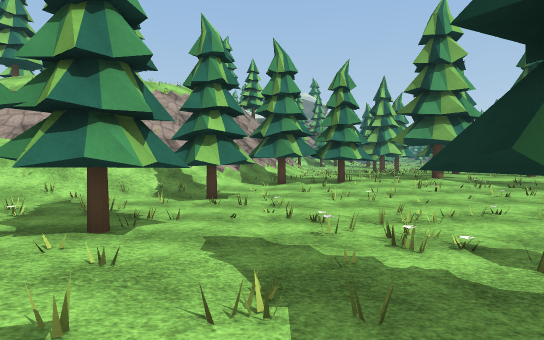
View 1 (above)

17 first-person views from a walk through a 3-D level made in the Unity game engine. The camera is 1.3 m above the floor, tilts 2° down and sees 80° across. The floor is counted in squares, 2 m on a side. Each view is taken from the middle of a square. On the plan, view 1 faces up. The plan holds only what a view shows up to about 10 squares ahead; the rest is blank. The place goes on beyond the plan. Surface patterns are stand-ins for the level's own textures.

View 2
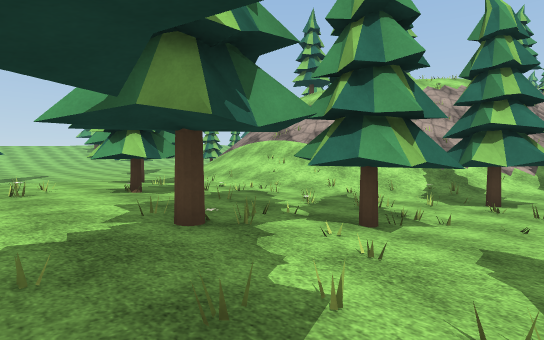

View 3
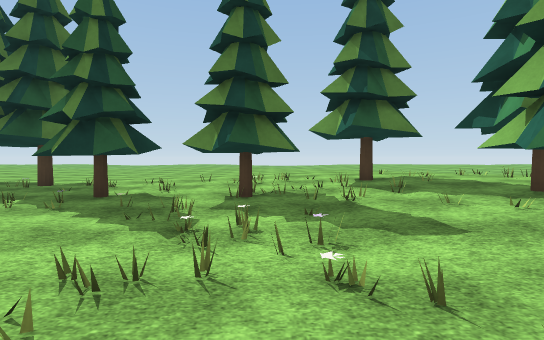

View 4
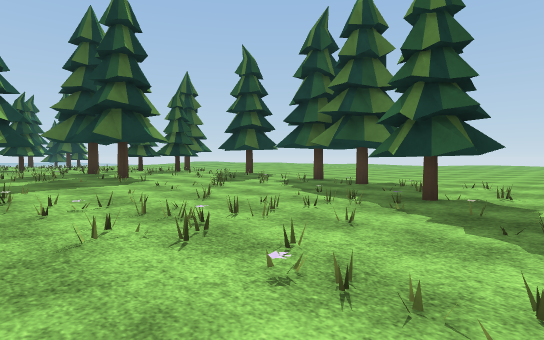

View 5
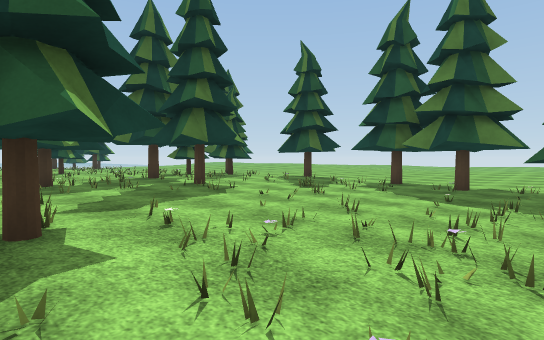

View 6
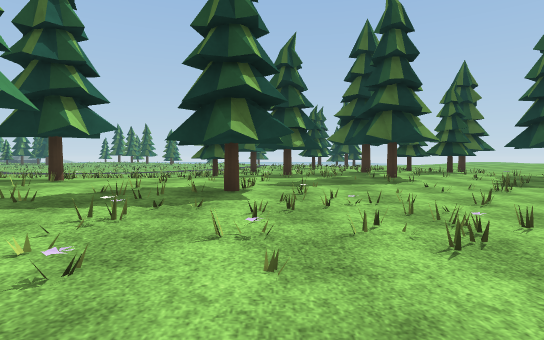

View 7
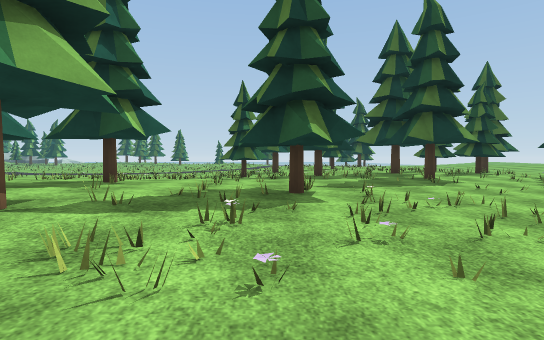

View 8
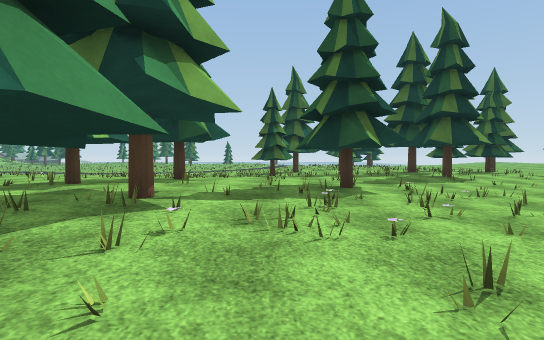

View 9
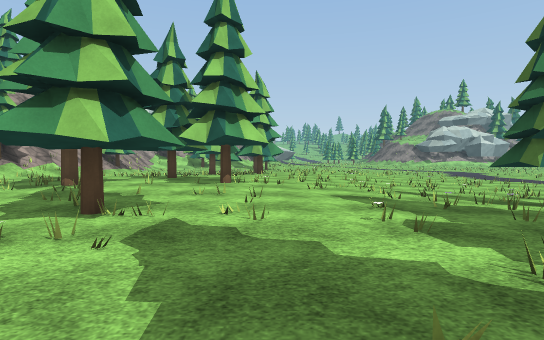

View 10
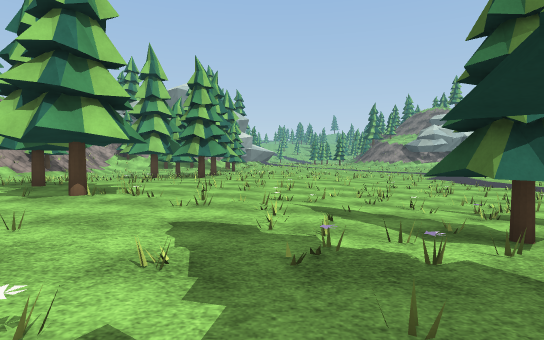

View 11
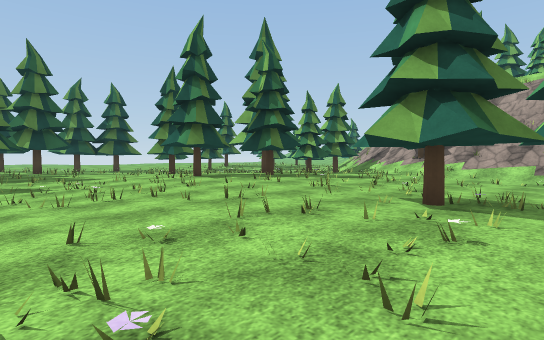

View 12
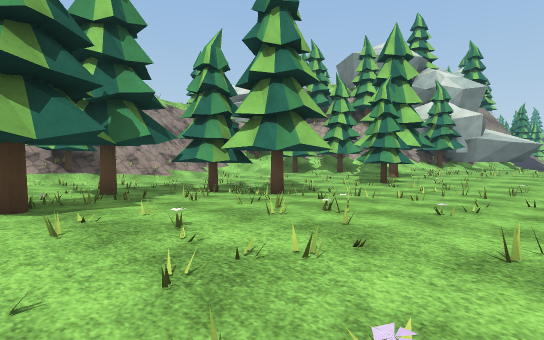

View 13
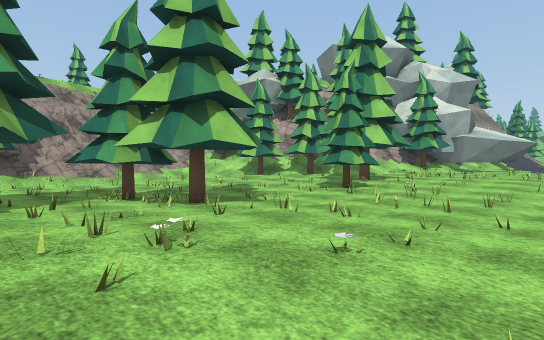

View 14
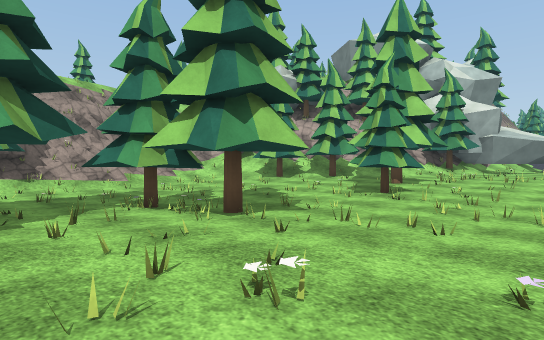

View 15
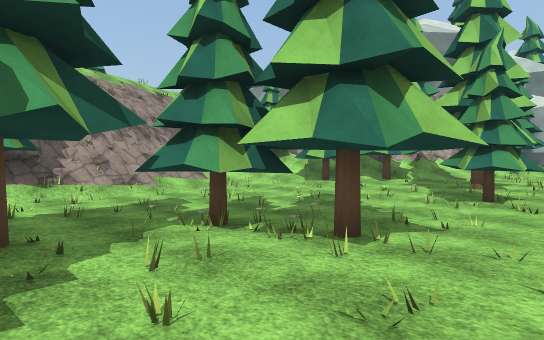

View 16
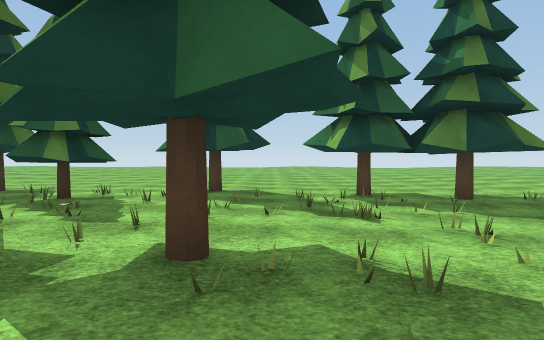

View 17
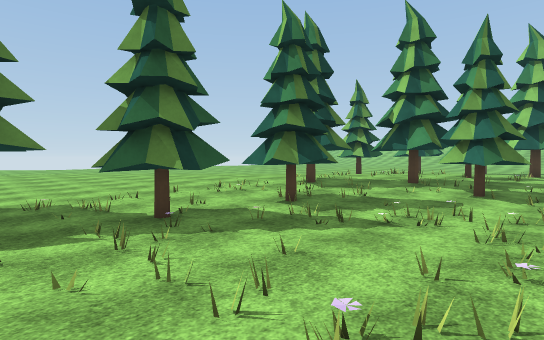

### Floor plan
Key: @ floor where view 1 was taken; # wall or solid block; x gap in a wall; . main floor; : floor 0.25 m higher than the main floor; - floor 0.25 m lower than the main floor; _ floor 0.5 m lower than the main floor; / step, stairs or slope; = window, fence, low wall or low ledge.
Columns run from 10 left of view 1 to 13 right of it. Each row starts with its distance up from view 1.
 29                  ......
 28                  .....-
 27                  -#----
 26               #-------_
 25              -____##-//
 24             /_____##__/
 23             ___________/
 22           #/_____/___--_
 21           #//___###_----
 20           #=/___###--.--
 19           ##=__/__--.:.-
 18            #//--#--....-
 17            //----.##...-
 16            /.../..##...-
 15             ...//......-
 14              ..........-
 13            /..:::::...-_
 12            ..:::##/...-_
 11             .:::###:..-_
 10    =   ///#  #x####:..-_
  9    //  ///####..:::...--
  8    // ///_---.........-#
  7    /////##__--..##..../#
  6   /////-##__/---##....##
  5  .....--______/-......##
  4  ....../#_____//--.....#
  3 ..#::...##_____/---..#.#
  2 .:::##:..--______--.....
  1 .::::::#./.####___--....
  0      ::#x#@.-##___--...#
 -1       ::: ...--/#_---..#
 -2        ::::...----x--#

Positions as (right, up) in squares from view 1, and headings:
1: (0, 0), facing up
2: (0, 0), facing up-left
3: (1, 6), facing down
4: (2, 6), facing down-right
5: (4, 7), facing down-right
6: (2, 6), facing right
7: (2, 7), facing right
8: (1, 8), facing right
9: (9, 3), facing up
10: (11, 5), facing up
11: (13, 18), facing down-left
12: (13, 16), facing up-left
13: (13, 18), facing up-left
14: (12, 18), facing up-left
15: (10, 18), facing up-left
16: (10, 5), facing down
17: (6, 5), facing down-left
